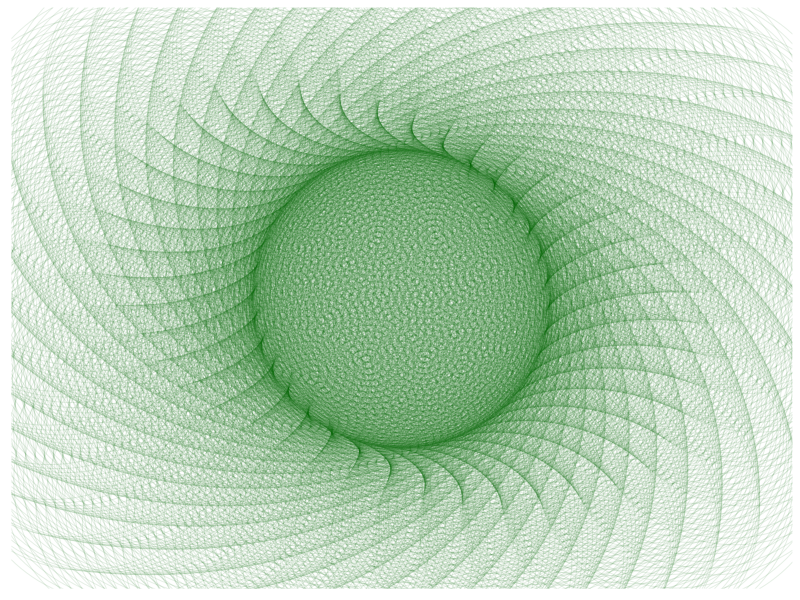
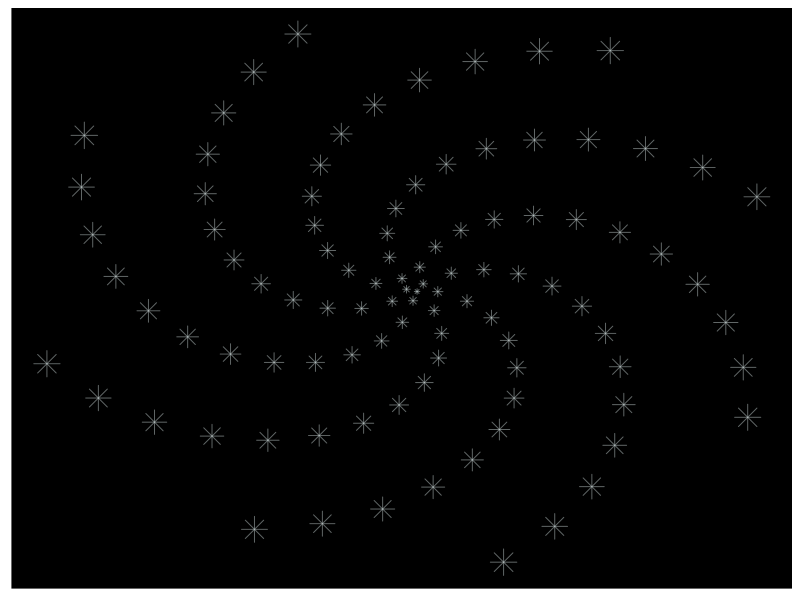
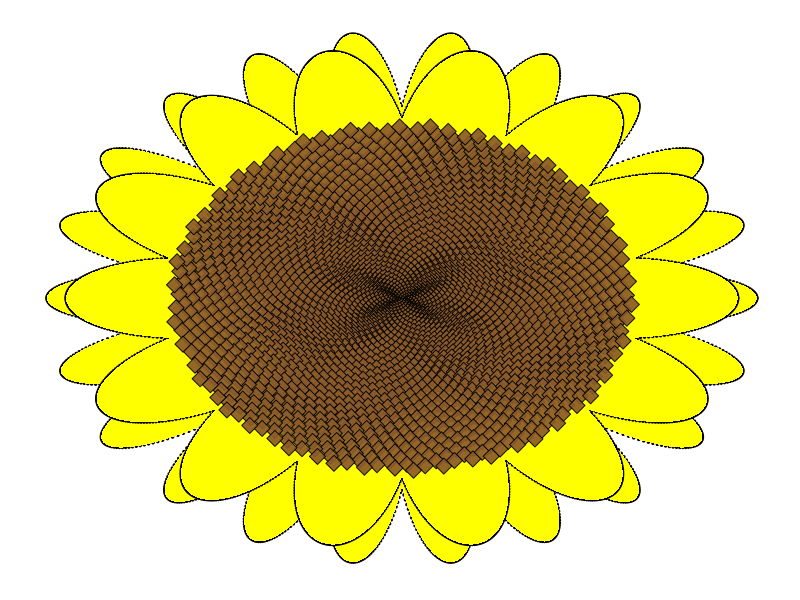

R code for these plots, in order:
## ---- chunk 1
knitr::opts_chunk$set(echo = TRUE, fig.width = 4, fig.height = 4)
library(ggplot2)
## ---- chunk 2
plot_image <- function(angle = 1, points = 2000, ...){
  t <- (1:points)*angle
  x <- sin(t)
  y <- cos(t)
  df <- data.frame(t, x, y)
  
  p <- ggplot(df, aes(x*t, y*t))
  #Use theme() to remove extra plot details
  p + geom_point(...)+
  theme(legend.position="none",
        text = element_blank(),
        rect = element_blank(),
        line = element_blank())
}

plot_image(size = 100, alpha = .1, shape = 1, color = 'darkgreen')
## ---- chunk 3
angle <- pi - (3 - sqrt(5))
points <- 100

t <- (1:points)*angle
x <- sin(t)
y <- cos(t)
df <- data.frame(t, x, y)

p <- ggplot(df, aes(x*t, y*t))
#Size of point corresponds to position in the sequence
p +  geom_point(aes(size = t), alpha = .5, shape = 8, color = 'azure3') + 
  theme(legend.position = 'none',
        panel.background = element_rect(fill = 'black'),
        text = element_blank(),
        rect = element_blank(),
        line = element_blank())
## ---- chunk 4
#Define angle (I found 2.4 worked well to form a circular shape)
angle = 2.4
#Define vector that helps form inside of sunflower
t = seq(1:2500) * angle
#Define vector of thetas to create petals of sunflower
theta = seq(0,4*pi, length.out = 2500)

#Define Cartesian coordinates of inner flower
x = sin(t)
y = cos(t)

#Cartesian coordinates of flower petals
#Inner petal
#r = 8750 * cos((3.5)*theta)
x2 = 8750 * cos((3.5)*theta) * cos(theta)
y2 = 8750 * cos((3.5)*theta) * sin(theta)
#Outer petal
#r = 9250 * cos((5.5)*theta)
x3 = 9250 * cos((5.5)*theta) * cos(theta)
y3 = 9250 * cos((5.5)*theta) * sin(theta)

df = data.frame(t,theta,x,y,x2,y2,x3,y3)

#use theme() to remove legend, grid, axis
#use geom_polygon to fill color of petals
p <- ggplot(df, aes(x*t, y*t)) 
p + geom_point(aes(x3,y3), size = .5) + geom_polygon(aes(x3,y3), fill = 'yellow') + 
  geom_point(aes(x2,y2), size = .5) + geom_polygon(aes(x2,y2),fill = 'yellow') + 
  geom_point(shape = 23 , fill = 'tan4', alpha = .92, size =4) + 
  theme(legend.position = 'none', rect = element_blank(), text = element_blank(), line = element_blank())

